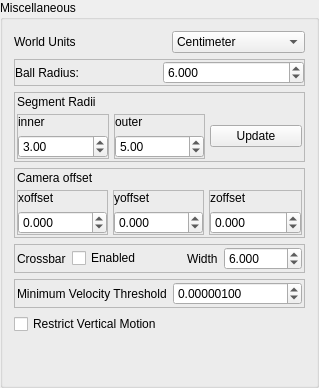
         <widget class="QGroupBox" name="groupBox_8">
          <property name="title">
           <string>Miscellaneous</string>
          </property>
          <layout class="QVBoxLayout" name="verticalLayout_42">
           <item>
            <layout class="QHBoxLayout" name="horizontalLayout_90">
             <property name="spacing">
              <number>25</number>
             </property>
             <property name="bottomMargin">
              <number>0</number>
             </property>
             <item>
              <widget class="QLabel" name="label_59">
               <property name="text">
                <string>World Units</string>
               </property>
              </widget>
             </item>
             <item>
              <widget class="QComboBox" name="unitsSelector">
               <property name="currentIndex">
                <number>1</number>
               </property>
               <item>
                <property name="text">
                 <string>Millimeter</string>
                </property>
               </item>
               <item>
                <property name="text">
                 <string>Centimeter</string>
                </property>
               </item>
               <item>
                <property name="text">
                 <string>Meter</string>
                </property>
               </item>
              </widget>
             </item>
            </layout>
           </item>
           <item>
            <widget class="QFrame" name="frame_4">
             <property name="frameShape">
              <enum>QFrame::StyledPanel</enum>
             </property>
             <property name="frameShadow">
              <enum>QFrame::Raised</enum>
             </property>
             <layout class="QHBoxLayout" name="horizontalLayout_55" stretch="0,0">
              <property name="spacing">
               <number>-1</number>
              </property>
              <property name="leftMargin">
               <number>0</number>
              </property>
              <property name="topMargin">
               <number>1</number>
              </property>
              <property name="rightMargin">
               <number>0</number>
              </property>
              <property name="bottomMargin">
               <number>1</number>
              </property>
              <item>
               <widget class="QLabel" name="label_33">
                <property name="text">
                 <string>Ball Radius:</string>
                </property>
               </widget>
              </item>
              <item>
               <widget class="QDoubleSpinBox" name="ballRadiusBox">
                <property name="decimals">
                 <number>3</number>
                </property>
                <property name="maximum">
                 <double>1524.000000000000000</double>
                </property>
                <property name="value">
                 <double>6.000000000000000</double>
                </property>
               </widget>
              </item>
             </layout>
            </widget>
           </item>
           <item>
            <widget class="QFrame" name="frame_11">
             <property name="frameShape">
              <enum>QFrame::StyledPanel</enum>
             </property>
             <property name="frameShadow">
              <enum>QFrame::Raised</enum>
             </property>
             <layout class="QVBoxLayout" name="verticalLayout_23">
              <property name="spacing">
               <number>5</number>
              </property>
              <property name="leftMargin">
               <number>2</number>
              </property>
              <property name="topMargin">
               <number>2</number>
              </property>
              <property name="rightMargin">
               <number>2</number>
              </property>
              <property name="bottomMargin">
               <number>2</number>
              </property>
              <item>
               <widget class="QLabel" name="label_41">
                <property name="text">
                 <string>Segment Radii</string>
                </property>
               </widget>
              </item>
              <item>
               <layout class="QHBoxLayout" name="horizontalLayout_65">
                <item>
                 <widget class="QFrame" name="frame_12">
                  <property name="frameShape">
                   <enum>QFrame::StyledPanel</enum>
                  </property>
                  <property name="frameShadow">
                   <enum>QFrame::Raised</enum>
                  </property>
                  <layout class="QVBoxLayout" name="verticalLayout_40">
                   <property name="leftMargin">
                    <number>0</number>
                   </property>
                   <property name="topMargin">
                    <number>0</number>
                   </property>
                   <property name="rightMargin">
                    <number>0</number>
                   </property>
                   <property name="bottomMargin">
                    <number>0</number>
                   </property>
                   <item>
                    <widget class="QLabel" name="label_42">
                     <property name="text">
                      <string>inner</string>
                     </property>
                    </widget>
                   </item>
                   <item>
                    <widget class="QDoubleSpinBox" name="segmentInnerRadius">
                     <property name="decimals">
                      <number>2</number>
                     </property>
                     <property name="minimum">
                      <double>0.000000000000000</double>
                     </property>
                     <property name="maximum">
                      <double>100000.000000000000000</double>
                     </property>
                     <property name="singleStep">
                      <double>0.010000000000000</double>
                     </property>
                     <property name="value">
                      <double>3.000000000000000</double>
                     </property>
                    </widget>
                   </item>
                  </layout>
                 </widget>
                </item>
                <item>
                 <widget class="QFrame" name="frame_13">
                  <property name="sizePolicy">
                   <sizepolicy hsizetype="Minimum" vsizetype="Minimum">
                    <horstretch>0</horstretch>
                    <verstretch>0</verstretch>
                   </sizepolicy>
                  </property>
                  <property name="frameShape">
                   <enum>QFrame::StyledPanel</enum>
                  </property>
                  <property name="frameShadow">
                   <enum>QFrame::Raised</enum>
                  </property>
                  <layout class="QVBoxLayout" name="verticalLayout_41" stretch="0,1">
                   <property name="sizeConstraint">
                    <enum>QLayout::SetDefaultConstraint</enum>
                   </property>
                   <property name="leftMargin">
                    <number>0</number>
                   </property>
                   <property name="topMargin">
                    <number>0</number>
                   </property>
                   <property name="rightMargin">
                    <number>0</number>
                   </property>
                   <property name="bottomMargin">
                    <number>0</number>
                   </property>
                   <item>
                    <widget class="QLabel" name="label_43">
                     <property name="text">
                      <string>outer</string>
                     </property>
                    </widget>
                   </item>
                   <item>
                    <widget class="QDoubleSpinBox" name="segmentOuterRadius">
                     <property name="decimals">
                      <number>2</number>
                     </property>
                     <property name="minimum">
                      <double>0.000000000000000</double>
                     </property>
                     <property name="maximum">
                      <double>100000.000000000000000</double>
                     </property>
                     <property name="singleStep">
                      <double>0.010000000000000</double>
                     </property>
                     <property name="value">
                      <double>5.000000000000000</double>
                     </property>
                    </widget>
                   </item>
                  </layout>
                 </widget>
                </item>
                <item>
                 <widget class="QPushButton" name="updateSegmentsButton">
                  <property name="text">
                   <string>Update</string>
                  </property>
                 </widget>
                </item>
               </layout>
              </item>
             </layout>
            </widget>
           </item>
           <item>
            <widget class="QFrame" name="frame_8">
             <property name="frameShape">
              <enum>QFrame::StyledPanel</enum>
             </property>
             <property name="frameShadow">
              <enum>QFrame::Raised</enum>
             </property>
             <layout class="QVBoxLayout" name="verticalLayout_20">
              <property name="spacing">
               <number>5</number>
              </property>
              <property name="leftMargin">
               <number>2</number>
              </property>
              <property name="topMargin">
               <number>2</number>
              </property>
              <property name="rightMargin">
               <number>2</number>
              </property>
              <property name="bottomMargin">
               <number>2</number>
              </property>
              <item>
               <widget class="QLabel" name="label_29">
                <property name="text">
                 <string>Camera offset</string>
                </property>
               </widget>
              </item>
              <item>
               <layout class="QHBoxLayout" name="horizontalLayout_49">
                <item>
                 <widget class="QFrame" name="frame_5">
                  <property name="frameShape">
                   <enum>QFrame::StyledPanel</enum>
                  </property>
                  <property name="frameShadow">
                   <enum>QFrame::Raised</enum>
                  </property>
                  <layout class="QVBoxLayout" name="verticalLayout_17">
                   <property name="leftMargin">
                    <number>0</number>
                   </property>
                   <property name="topMargin">
                    <number>0</number>
                   </property>
                   <property name="rightMargin">
                    <number>0</number>
                   </property>
                   <property name="bottomMargin">
                    <number>0</number>
                   </property>
                   <item>
                    <widget class="QLabel" name="label_26">
                     <property name="text">
                      <string>xoffset</string>
                     </property>
                    </widget>
                   </item>
                   <item>
                    <widget class="QDoubleSpinBox" name="xoffset">
                     <property name="decimals">
                      <number>3</number>
                     </property>
                     <property name="minimum">
                      <double>-1.000000000000000</double>
                     </property>
                     <property name="maximum">
                      <double>1.000000000000000</double>
                     </property>
                     <property name="singleStep">
                      <double>0.010000000000000</double>
                     </property>
                     <property name="value">
                      <double>0.000000000000000</double>
                     </property>
                    </widget>
                   </item>
                  </layout>
                 </widget>
                </item>
                <item>
                 <widget class="QFrame" name="frame_6">
                  <property name="sizePolicy">
                   <sizepolicy hsizetype="Minimum" vsizetype="Minimum">
                    <horstretch>0</horstretch>
                    <verstretch>0</verstretch>
                   </sizepolicy>
                  </property>
                  <property name="frameShape">
                   <enum>QFrame::StyledPanel</enum>
                  </property>
                  <property name="frameShadow">
                   <enum>QFrame::Raised</enum>
                  </property>
                  <layout class="QVBoxLayout" name="verticalLayout_18" stretch="0,1">
                   <property name="sizeConstraint">
                    <enum>QLayout::SetDefaultConstraint</enum>
                   </property>
                   <property name="leftMargin">
                    <number>0</number>
                   </property>
                   <property name="topMargin">
                    <number>0</number>
                   </property>
                   <property name="rightMargin">
                    <number>0</number>
                   </property>
                   <property name="bottomMargin">
                    <number>0</number>
                   </property>
                   <item>
                    <widget class="QLabel" name="label_27">
                     <property name="text">
                      <string>yoffset</string>
                     </property>
                    </widget>
                   </item>
                   <item>
                    <widget class="QDoubleSpinBox" name="yoffset">
                     <property name="decimals">
                      <number>3</number>
                     </property>
                     <property name="minimum">
                      <double>-1.000000000000000</double>
                     </property>
                     <property name="maximum">
                      <double>1.000000000000000</double>
                     </property>
                     <property name="singleStep">
                      <double>0.010000000000000</double>
                     </property>
                     <property name="value">
                      <double>0.000000000000000</double>
                     </property>
                    </widget>
                   </item>
                  </layout>
                 </widget>
                </item>
                <item>
                 <widget class="QFrame" name="frame_7">
                  <property name="sizePolicy">
                   <sizepolicy hsizetype="Minimum" vsizetype="Minimum">
                    <horstretch>0</horstretch>
                    <verstretch>0</verstretch>
                   </sizepolicy>
                  </property>
                  <property name="frameShape">
                   <enum>QFrame::StyledPanel</enum>
                  </property>
                  <property name="frameShadow">
                   <enum>QFrame::Raised</enum>
                  </property>
                  <layout class="QVBoxLayout" name="verticalLayout_19">
                   <property name="leftMargin">
                    <number>0</number>
                   </property>
                   <property name="topMargin">
                    <number>0</number>
                   </property>
                   <property name="rightMargin">
                    <number>0</number>
                   </property>
                   <property name="bottomMargin">
                    <number>0</number>
                   </property>
                   <item>
                    <widget class="QLabel" name="label_28">
                     <property name="text">
                      <string>zoffset</string>
                     </property>
                    </widget>
                   </item>
                   <item>
                    <widget class="QDoubleSpinBox" name="zoffset">
                     <property name="decimals">
                      <number>3</number>
                     </property>
                     <property name="minimum">
                      <double>-0.990000000000000</double>
                     </property>
                     <property name="maximum">
                      <double>100000.000000000000000</double>
                     </property>
                     <property name="singleStep">
                      <double>0.010000000000000</double>
                     </property>
                     <property name="value">
                      <double>0.000000000000000</double>
                     </property>
                    </widget>
                   </item>
                  </layout>
                 </widget>
                </item>
               </layout>
              </item>
             </layout>
            </widget>
           </item>
           <item>
            <widget class="QFrame" name="frame_9">
             <property name="frameShape">
              <enum>QFrame::StyledPanel</enum>
             </property>
             <property name="frameShadow">
              <enum>QFrame::Raised</enum>
             </property>
             <layout class="QHBoxLayout" name="horizontalLayout_70" stretch="0,1,1,0,2">
              <property name="spacing">
               <number>-1</number>
              </property>
              <property name="leftMargin">
               <number>2</number>
              </property>
              <property name="topMargin">
               <number>2</number>
              </property>
              <property name="rightMargin">
               <number>2</number>
              </property>
              <property name="bottomMargin">
               <number>2</number>
              </property>
              <item>
               <widget class="QLabel" name="label_15">
                <property name="sizePolicy">
                 <sizepolicy hsizetype="Expanding" vsizetype="Preferred">
                  <horstretch>0</horstretch>
                  <verstretch>0</verstretch>
                 </sizepolicy>
                </property>
                <property name="text">
                 <string>Crossbar</string>
                </property>
               </widget>
              </item>
              <item>
               <widget class="QCheckBox" name="crossbarEnabledCheckBox">
                <property name="sizePolicy">
                 <sizepolicy hsizetype="MinimumExpanding" vsizetype="Fixed">
                  <horstretch>0</horstretch>
                  <verstretch>0</verstretch>
                 </sizepolicy>
                </property>
                <property name="text">
                 <string>Enabled</string>
                </property>
               </widget>
              </item>
              <item>
               <spacer name="horizontalSpacer_30">
                <property name="orientation">
                 <enum>Qt::Horizontal</enum>
                </property>
                <property name="sizeHint" stdset="0">
                 <size>
                  <width>40</width>
                  <height>20</height>
                 </size>
                </property>
               </spacer>
              </item>
              <item>
               <widget class="QLabel" name="label_34">
                <property name="sizePolicy">
                 <sizepolicy hsizetype="Preferred" vsizetype="Preferred">
                  <horstretch>0</horstretch>
                  <verstretch>0</verstretch>
                 </sizepolicy>
                </property>
                <property name="text">
                 <string>Width</string>
                </property>
               </widget>
              </item>
              <item>
               <widget class="QDoubleSpinBox" name="crossbarWidthSpinBox">
                <property name="sizePolicy">
                 <sizepolicy hsizetype="MinimumExpanding" vsizetype="Fixed">
                  <horstretch>0</horstretch>
                  <verstretch>0</verstretch>
                 </sizepolicy>
                </property>
                <property name="decimals">
                 <number>3</number>
                </property>
                <property name="maximum">
                 <double>1524.000000000000000</double>
                </property>
                <property name="value">
                 <double>6.000000000000000</double>
                </property>
               </widget>
              </item>
             </layout>
            </widget>
           </item>
           <item>
            <widget class="QFrame" name="frame_10">
             <property name="frameShape">
              <enum>QFrame::StyledPanel</enum>
             </property>
             <property name="frameShadow">
              <enum>QFrame::Raised</enum>
             </property>
             <layout class="QHBoxLayout" name="horizontalLayout_28">
              <property name="leftMargin">
               <number>2</number>
              </property>
              <property name="topMargin">
               <number>2</number>
              </property>
              <property name="rightMargin">
               <number>2</number>
              </property>
              <property name="bottomMargin">
               <number>2</number>
              </property>
              <item>
               <widget class="QLabel" name="label_35">
                <property name="text">
                 <string>Minimum Velocity Threshold</string>
                </property>
               </widget>
              </item>
              <item>
               <widget class="QDoubleSpinBox" name="minimumVelocityThreshold">
                <property name="toolTip">
                 <string>Velocity below this value is treated as 0, i.e., no movement. Use to filter noisy input</string>
                </property>
                <property name="decimals">
                 <number>8</number>
                </property>
                <property name="value">
                 <double>0.000001000000000</double>
                </property>
               </widget>
              </item>
             </layout>
            </widget>
           </item>
           <item>
            <widget class="QCheckBox" name="restrictVerticalMotion">
             <property name="text">
              <string>Restrict Vertical Motion</string>
             </property>
            </widget>
           </item>
           <item>
            <spacer name="verticalSpacer_5">
             <property name="orientation">
              <enum>Qt::Vertical</enum>
             </property>
             <property name="sizeHint" stdset="0">
              <size>
               <width>20</width>
               <height>40</height>
              </size>
             </property>
            </spacer>
           </item>
          </layout>
         </widget>
